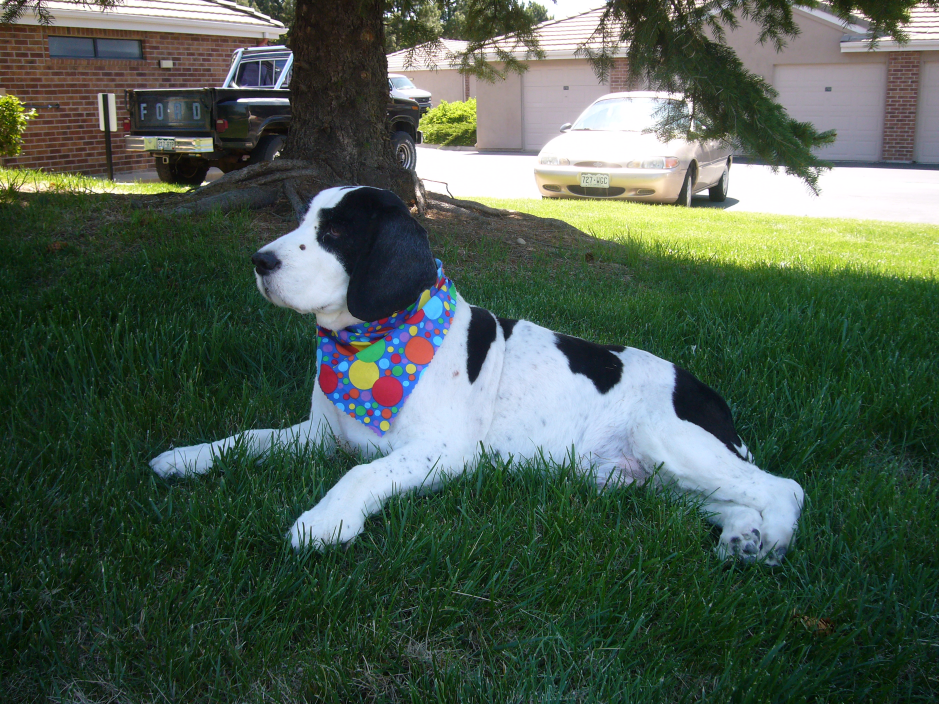
#> input picture opencv_examples/c_examples/images/bandit.jpg, 2816 x 2112 px (shown at 1/3 size)
$ python example02.py ../../c_examples/images/bandit.jpg
#> lines starting #> are read from the running program, lines starting #| are printed output that depends on the picture
# Split color images into blue, green, and red channels

import numpy as np
import cv2
import sys
import imutils

# ensure there are at least two command line arguments
# program assumes second argument is image file name

if len(sys.argv) < 2:
	print ('error: missing command line argument for image name')
	print ('example01.py  imageFileName')
	sys.exit(2)

imageName = sys.argv[1]

# Initialiation
(h, w) = (None, None)		# initialize frame dimensions tuple
zeros = None				# initialize zeros array


# read image as color
colorimg = cv2.imread(imageName, cv2.IMREAD_COLOR)
#> colorimg is the input picture: shape (2112, 2816, 3); mean B, G, R 79.5, 92.4, 76.7
grayimg = cv2.imread(imageName, cv2.IMREAD_GRAYSCALE)
#> grayimg: shape (2112, 2816); min 0, max 255, mean 86.3

# resize the image
colorimg = imutils.resize(colorimg, width=300)
#> colorimg: shape (225, 300, 3)
grayimg = imutils.resize(grayimg, width=300)
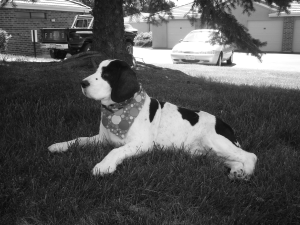
#> grayimg: shape (225, 300); min 10, max 255, mean 86.3

# store image dimensions
(h, w) = colorimg.shape[:2]
#> h = 225; w = 300

# fill zeros array
zeros = np.zeros((h,w), dtype="uint8")


# split the image into blue, green read color channels
blueimg, greenimg, redimg = cv2.split(colorimg)
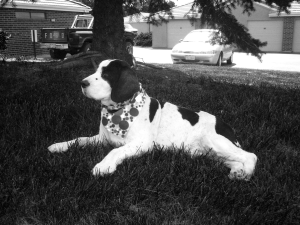
#> blueimg: shape (225, 300); min 3, max 255, mean 79.5

# create named windows and position them on screen
cv2.namedWindow('Grayscale')
cv2.moveWindow('Grayscale', 10, 20)
cv2.namedWindow('Red Channel')
cv2.moveWindow('Red Channel', 60+w, 20)
cv2.namedWindow('Green Channel')
cv2.moveWindow('Green Channel', 10, 50+h)
cv2.namedWindow('Blue Channel')
cv2.moveWindow('Blue Channel', 60+w, 50+h)
cv2.namedWindow('Final')
cv2.moveWindow('Final', 2*w+100, 20)

# display channels individually
cv2.imshow('Grayscale', grayimg)
cv2.imshow('Red Channel', redimg)
cv2.imshow('Green Channel', greenimg)
cv2.imshow('Blue Channel', blueimg)


# merge the channel images into a larger zero filled 3 channel image
redimg   = cv2.merge([zeros, zeros, redimg ])
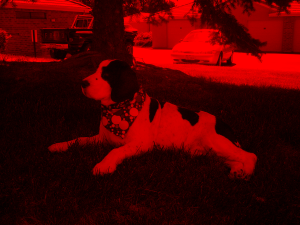
#> redimg: shape (225, 300, 3); mean of channels 0, 1, 2 0, 0, 76.7; drawn as B, G, R
greenimg = cv2.merge([zeros, greenimg, zeros])
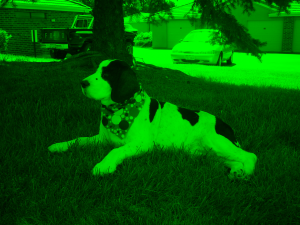
#> greenimg: shape (225, 300, 3); mean of channels 0, 1, 2 0, 92.4, 0; drawn as B, G, R
blueimg  = cv2.merge([blueimg, zeros, zeros])
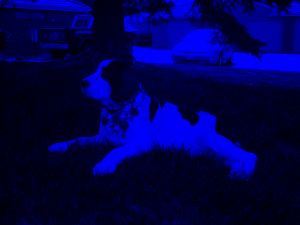
#> blueimg: shape (225, 300, 3); mean of channels 0, 1, 2 79.5, 0, 0; drawn as B, G, R

# construct an output image to store all four images
# final image is twice the height, twice the width, 3 color channels
finalimg = np.zeros( (h*2, w*2, 3), dtype="uint8")

# original color image in upper left
finalimg[0:h, 0:w] = colorimg
finalimg[0:h, w:w*2] = redimg           # red image upper right
finalimg[h:h*2, 0:w] = blueimg			# blue image lower left
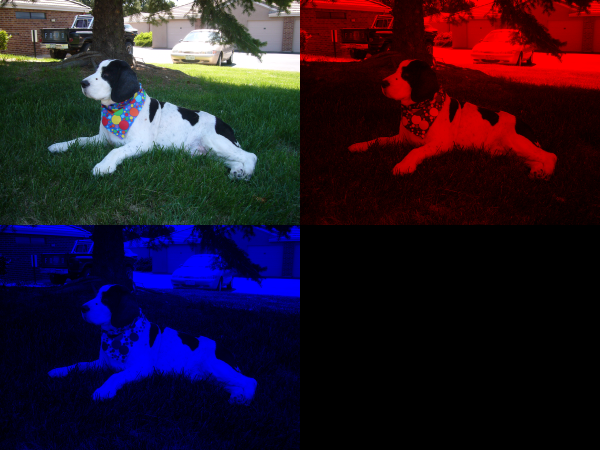
#> finalimg: shape (450, 600, 3); mean B, G, R 39.8, 23.1, 38.4
finalimg[h:h*2, w:w*2] = greenimg 		# green image lower right
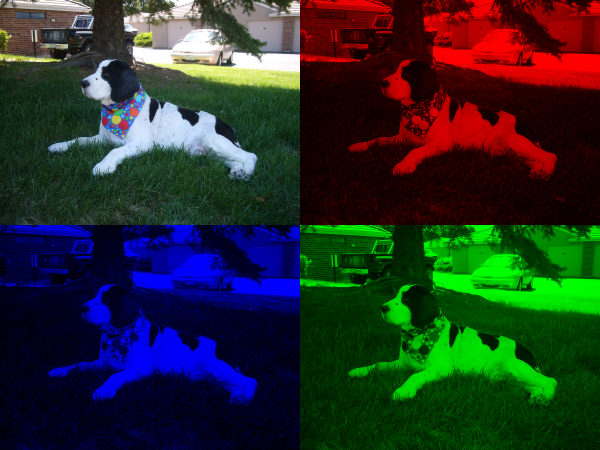
#> finalimg: shape (450, 600, 3); mean B, G, R 39.8, 46.2, 38.4


# display final image
cv2.imshow('Final', finalimg)

''' waitkey( time in milliseconds)

	function waits for specified milliseconds for a keyboard event. If you
	press any key in that time, the program continues.

	If 0 is passed, it waits indefinitely for a keystroke

'''
print ('press any key to end program')
cv2.waitKey(0)

# free memory
cv2.destroyAllWindows()
